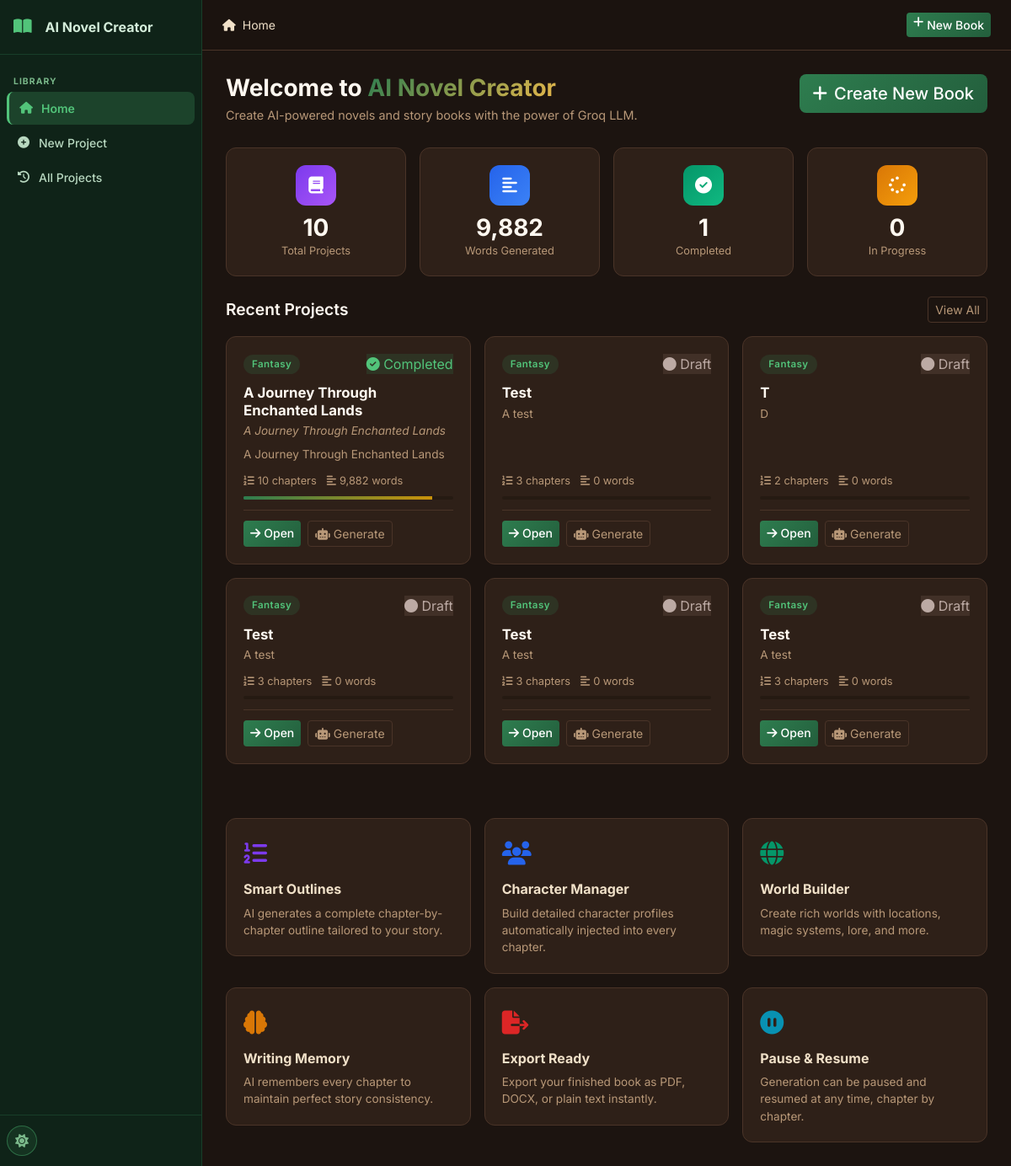
Before: / with the older database file.
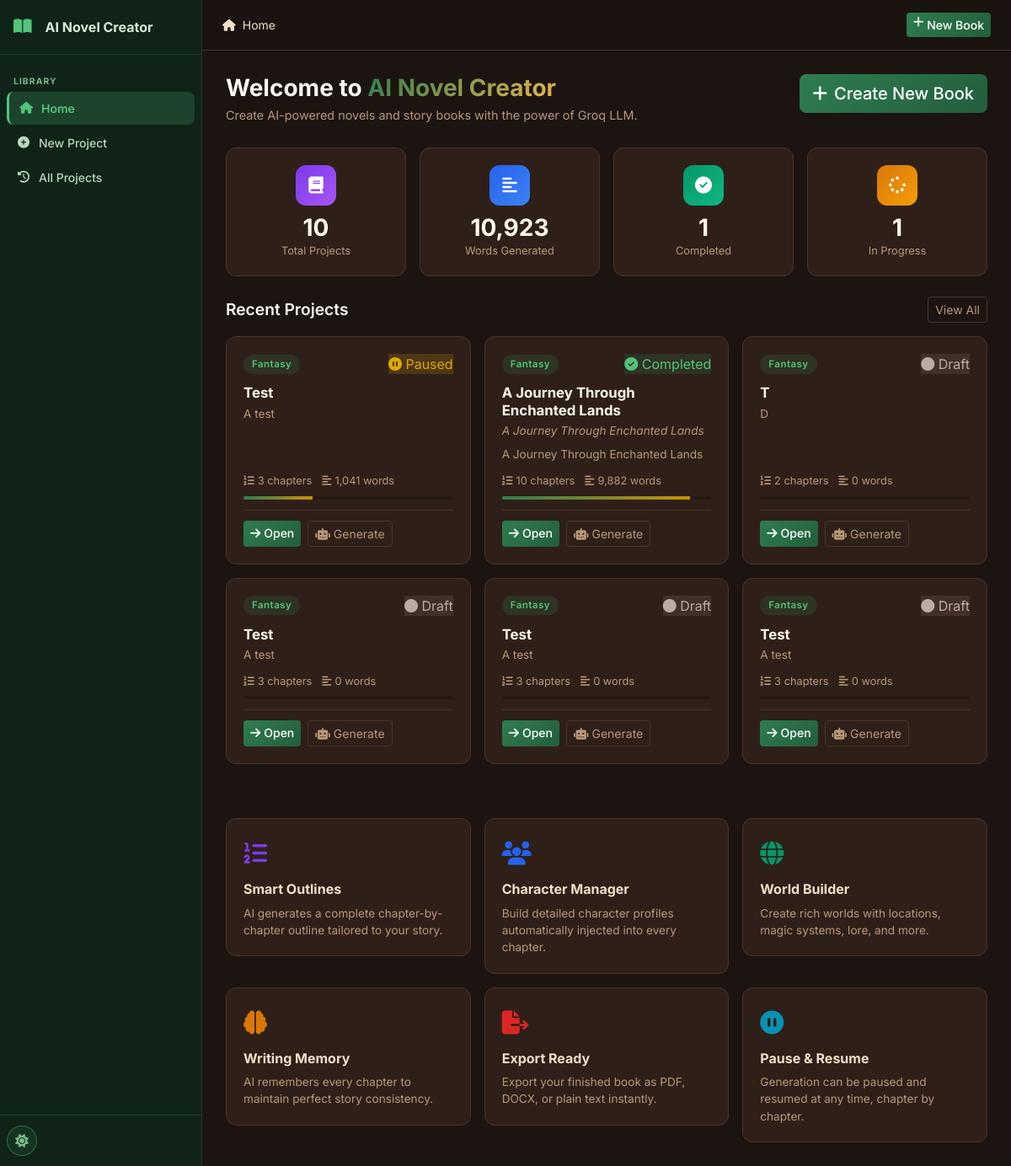
After: the same page with the newer database file.
### tables this page shows
CREATE TABLE projects (
    id INTEGER PRIMARY KEY AUTOINCREMENT,
    title TEXT NOT NULL,
    subtitle TEXT DEFAULT '',
    genre TEXT DEFAULT 'Fantasy',
    audience TEXT DEFAULT 'Adult',
    description TEXT DEFAULT '',
    language TEXT DEFAULT 'English',
    story_type TEXT DEFAULT 'Novel',
    writing_style TEXT DEFAULT 'Descriptive',
    point_of_view TEXT DEFAULT 'Third Person Limited',
    tense TEXT DEFAULT 'Past',
    tone TEXT DEFAULT 'Adventurous',
    num_chapters INTEGER DEFAULT 10,
    words_per_chapter INTEGER DEFAULT 2000,
    creativity_level TEXT DEFAULT 'balanced',
    temperature REAL DEFAULT 0.7,
    top_p REAL DEFAULT 0.9,
    max_tokens INTEGER DEFAULT 4096,
    status TEXT DEFAULT 'draft',
    current_chapter INTEGER DEFAULT 0,
    total_words INTEGER DEFAULT 0,
    cover_prompt TEXT DEFAULT '',
    include_images INTEGER DEFAULT 0,
    images_per_chapter INTEGER DEFAULT 1,
    image_style TEXT DEFAULT 'Realistic',
    created_at TIMESTAMP DEFAULT CURRENT_TIMESTAMP,
    updated_at TIMESTAMP DEFAULT CURRENT_TIMESTAMP
);

### routes/main.py (the view)
@bp.route('/')
def index():
    db = get_db()
    projects = db.execute(
        'SELECT * FROM projects ORDER BY updated_at DESC LIMIT 6'
    ).fetchall()
    stats = {
        'total_projects': db.execute('SELECT COUNT(*) FROM projects').fetchone()[0],
        'total_words': db.execute('SELECT COALESCE(SUM(total_words),0) FROM projects').fetchone()[0],
        'completed': db.execute("SELECT COUNT(*) FROM projects WHERE status='completed'").fetchone()[0],
        'in_progress': db.execute("SELECT COUNT(*) FROM projects WHERE status IN ('in_progress','paused')").fetchone()[0],
    }
    app_name = get_setting(db, 'app_name', 'AI Novel Creator')
    maintenance = get_setting(db, 'maintenance_mode', '0') == '1'
    return render_template('index.html',
                           projects=projects,
                           stats=stats,
                           app_name=app_name,
                           maintenance=maintenance)

### database/__init__.py (called while the page is built)
def get_db():
    if 'db' not in g:
        db_path = current_app.config['DATABASE']
        os.makedirs(os.path.dirname(db_path), exist_ok=True)
        g.db = sqlite3.connect(db_path)
        g.db.row_factory = sqlite3.Row
        g.db.execute('PRAGMA foreign_keys = ON')
        g.db.execute('PRAGMA journal_mode = WAL')
    return g.db

### utils/helpers.py (called while the page is built)
def get_setting(db, key, default=''):
    row = db.execute('SELECT value FROM settings WHERE key = ?', (key,)).fetchone()
    return row['value'] if row else default

### templates/index.html (shortened to what the changed rows need)
{% extends "base.html" %}
{% block content %}
<div class="page-header">
  <div>
    <h1 class="page-title">Welcome to <span class="gradient-text">{{ app_name }}</span></h1>
  </div>
</div>
<div class="row g-3 mb-4">
  <div class="col-6 col-md-3">
    <div class="stat-card">
      <div class="stat-icon" style="background: linear-gradient(135deg, #2563eb, #3b82f6)">
        <i class="fas fa-align-left"></i>
      </div>
      <div class="stat-value">{{ '{:,}'.format(stats.total_words) }}</div>
      <div class="stat-label">Words Generated</div>
    </div>
  </div>
  <div class="col-6 col-md-3">
    <div class="stat-card">
      <div class="stat-icon" style="background: linear-gradient(135deg, #d97706, #f59e0b)">
        <i class="fas fa-spinner"></i>
      </div>
      <div class="stat-value">{{ stats.in_progress }}</div>
      <div class="stat-label">In Progress</div>
    </div>
  </div>
</div>
{% if projects %}
<div class="section-header mb-3">
  <h2 class="section-title">Recent Projects</h2>
</div>
<div class="row g-3 mb-5">
  {% for p in projects %}
  <div class="col-12 col-md-6 col-xl-4">
    <div class="project-card">
      <div class="project-card-header">
        <div class="genre-badge genre-{{ p.genre | lower | replace(' ', '-') | replace('/', '-') }}">{{ p.genre }}</div>
        <div class="project-status status-{{ p.status }}">
          {% if p.status == 'completed' %}<i class="fas fa-check-circle"></i>
          {% elif p.status in ['generating', 'in_progress'] %}<i class="fas fa-spinner fa-spin"></i>
          {% elif p.status == 'paused' %}<i class="fas fa-pause-circle"></i>
          {% else %}<i class="fas fa-circle"></i>{% endif %}
          {{ p.status | title }}
        </div>
      </div>
      <h3 class="project-card-title">{{ p.title }}</h3>
      {% if p.subtitle %}<p class="project-card-subtitle">{{ p.subtitle }}</p>{% endif %}
      <p class="project-card-desc">{{ p.description[:100] }}{% if p.description|length > 100 %}…{% endif %}</p>
      <div class="project-card-meta">
        <span><i class="fas fa-list-ol me-1"></i>{{ p.num_chapters }} chapters</span>
        <span><i class="fas fa-align-left me-1"></i>{{ '{:,}'.format(p.total_words) }} words</span>
      </div>
      {% set progress = (p.current_chapter / p.num_chapters * 100) | int if p.num_chapters else 0 %}
      <div class="progress mt-2" style="height:4px">
        <div class="progress-bar bg-primary" style="width:{{ progress }}%"></div>
      </div>
      <div class="project-card-actions">
        <a href="{{ url_for('projects.project_detail', project_id=p.id) }}" class="btn btn-primary btn-sm">
          <i class="fas fa-arrow-right me-1"></i>Open
        </a>
        <a href="{{ url_for('chapters.generation_page', project_id=p.id) }}" class="btn btn-outline-secondary btn-sm">
          <i class="fas fa-robot me-1"></i>Generate
        </a>
      </div>
    </div>
  </div>
  {% endfor %}
</div>
{% endif %}
<div class="row g-3 mt-2">
  {% for icon, title, desc, color in features %}
  <div class="col-12 col-md-6 col-lg-4">
    <div class="feature-card">
      <div class="feature-icon" style="color:{{ color }}"><i class="{{ icon }}"></i></div>
      <h4>{{ title }}</h4>
      <p>{{ desc }}</p>
    </div>
  </div>
  {% endfor %}
</div>
{% endblock %}

Changed rows visible on the page:
changed projects: status "Draft" → "Paused"; total_words "0" → "1,041"; moves up the list
Other visible differences:
{{ '{:,}'.format(stats.total_words) }}: "9,882" → "10,923"
{{ stats.in_progress }}: "0" → "1"
